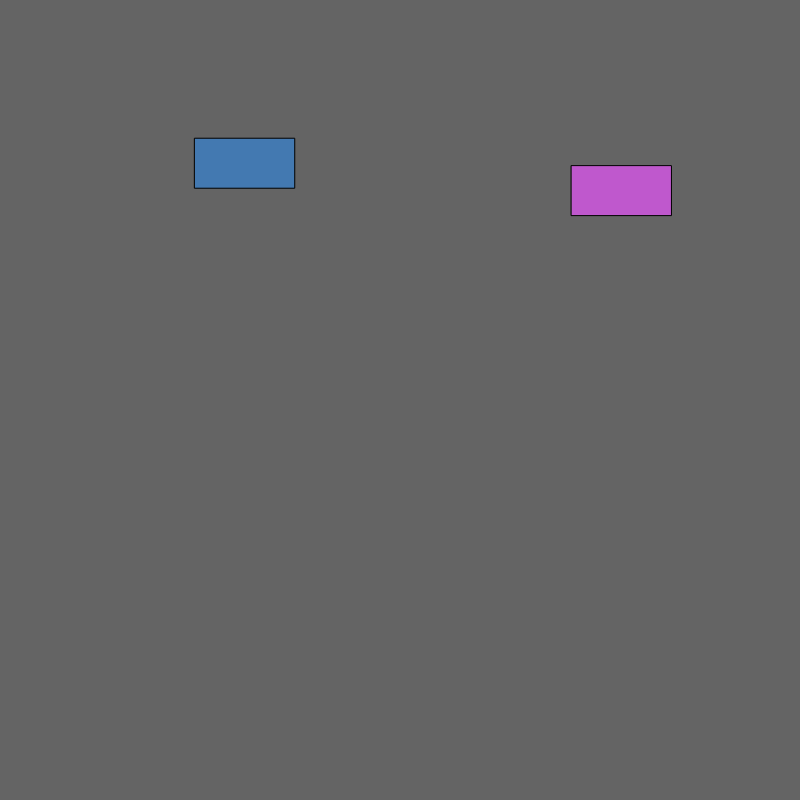
Frame 1 (no input)
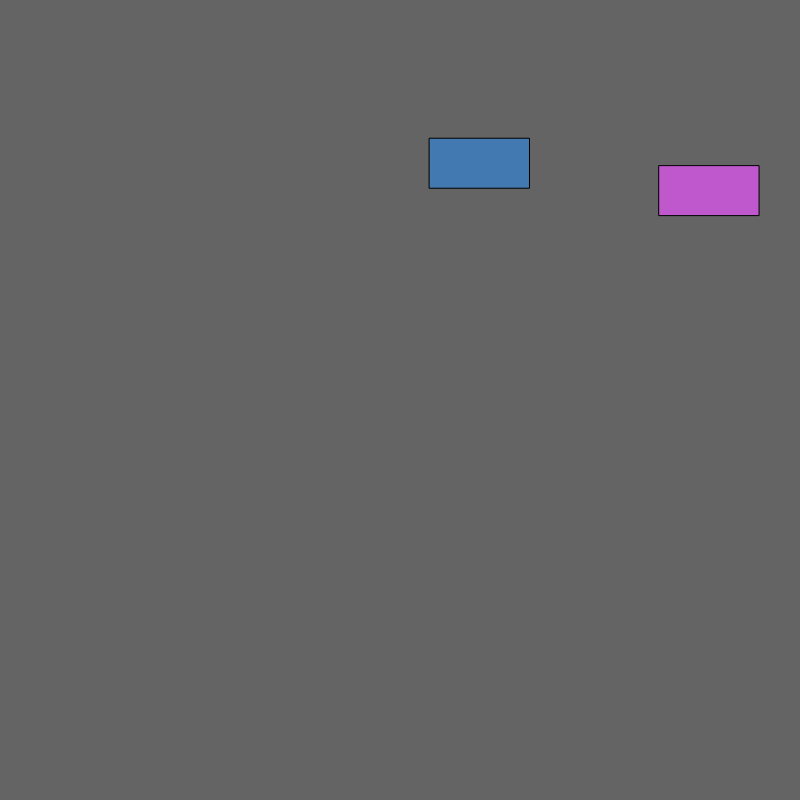
Frame 60 (no input)
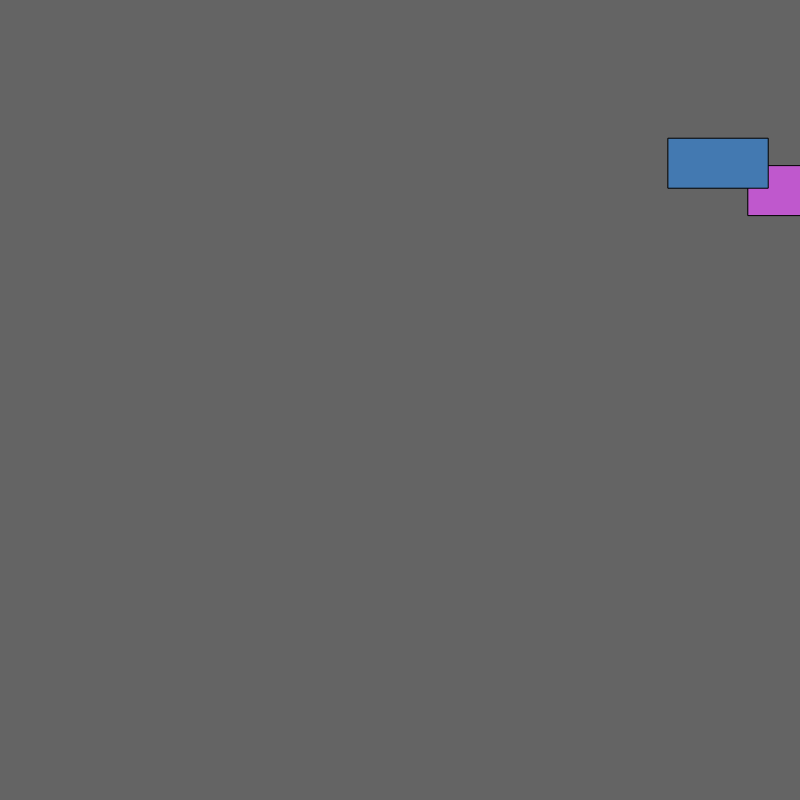
Frame 120 (the mouse pressed at the canvas centre since frame 60)

The p5.js sketch that drew these frames (run headless with seeded random() and noise() and a simulated clock; from frame 60 on, the mouse is pressed at the canvas centre):

// p5.js sketch
// ── sketch.js
var myCar ;
var myCar1 ; //declare
function setup() {
  // put setup code here
  createCanvas(800,800);
  myCar = new Car() ;
  myCar1 = new Car() ;
}

function draw() {
  // put drawing code here
  background(100);
  myCar.display() ;
  myCar.drive() ;
  myCar1.display() ;
  myCar1.drive() ;
  }
  // our car
  function Car() {
   //attributes
   this.x = random(width) ;
   this.y = random(height) ;
   this.r = random(255) ;
   this.g = random(255) ;
   this.b = random(255) ;
   this.vel = random(5) ;
   //methods
   this.display = function (){
     fill(this.r, this.g, this.b);
     rect(this.x, this.y, 100, 50) ;
   }

   this.drive = function (){
     this.x = this.x + this.vel ;
      if (this.x > width){
        this.x = 0
      }
   }

  }
